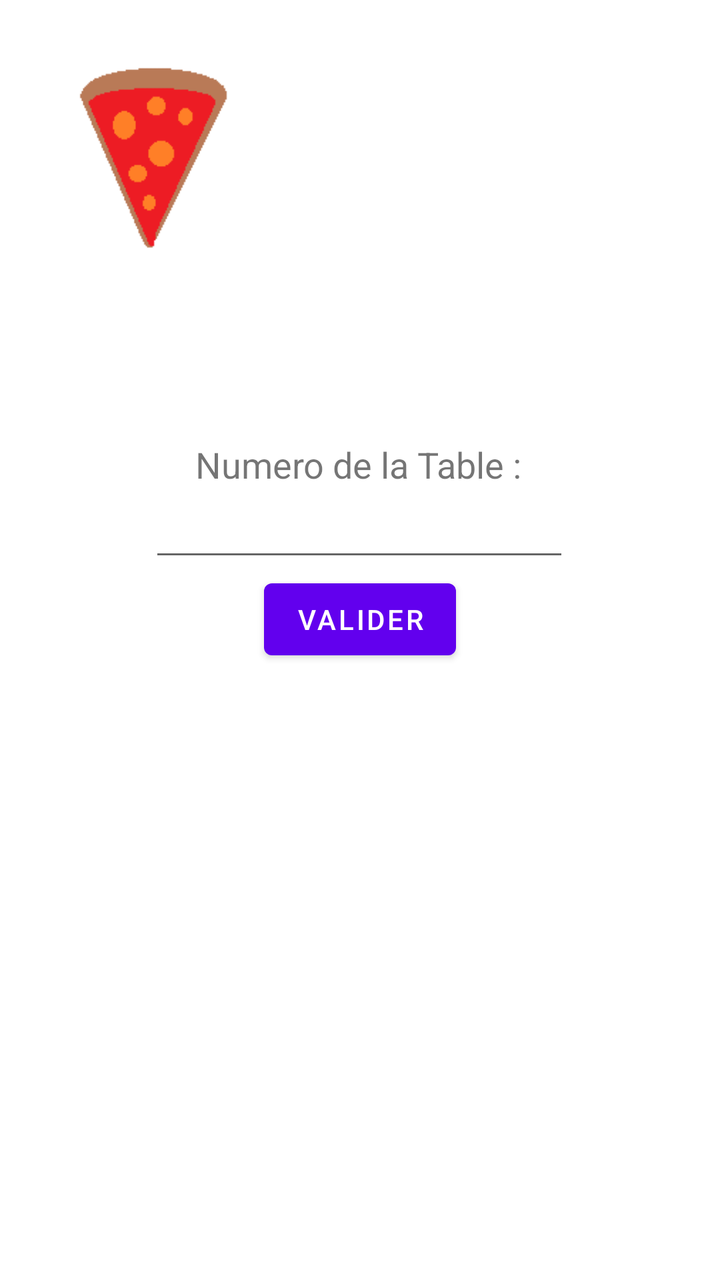
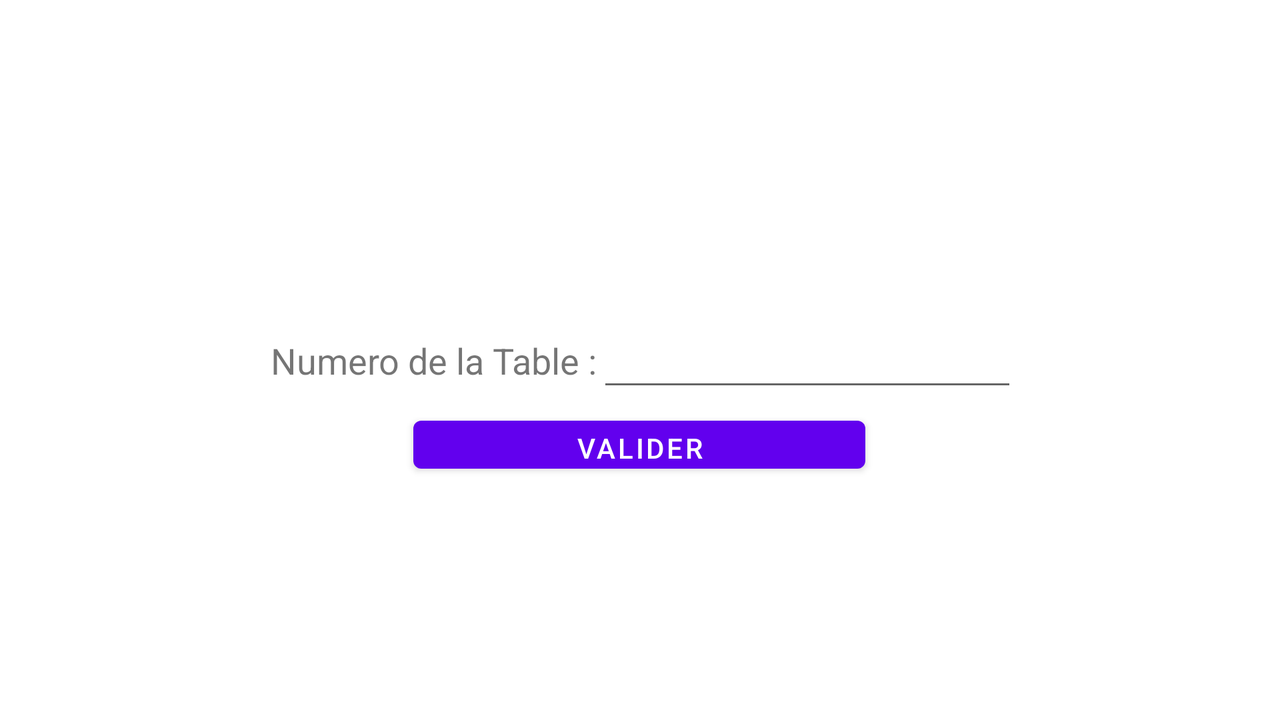

First picture: res/layout/ on a phone held upright. Second picture: the repository's own variant of that layout, on a device whose configuration matches the variant's folder. Source for both follows.
<!-- AndroidManifest.xml: application theme Theme.ProjetPizzeria -->
<!-- res/layout/activity_choix_table.xml -->
<?xml version="1.0" encoding="utf-8"?>
<androidx.constraintlayout.widget.ConstraintLayout xmlns:android="http://schemas.android.com/apk/res/android"
    xmlns:app="http://schemas.android.com/apk/res-auto"
    xmlns:tools="http://schemas.android.com/tools"
    android:layout_width="match_parent"
    android:layout_height="match_parent"
    tools:context=".ChoixTable">

    <EditText
        android:id="@+id/editTextChoix"
        android:layout_width="wrap_content"
        android:layout_height="wrap_content"
        android:ems="10"
        android:inputType="number"
        app:layout_constraintBottom_toTopOf="@+id/button_valider"
        app:layout_constraintEnd_toEndOf="parent"
        app:layout_constraintHorizontal_bias="0.497"
        app:layout_constraintStart_toStartOf="parent"
        app:layout_constraintTop_toBottomOf="@+id/textView" />

    <TextView
        android:id="@+id/textView"
        android:layout_width="wrap_content"
        android:layout_height="wrap_content"
        android:text="Numero de la Table :"
        android:textSize="18sp"
        app:layout_constraintBottom_toTopOf="@+id/editTextChoix"
        app:layout_constraintEnd_toEndOf="parent"
        app:layout_constraintHorizontal_bias="0.497"
        app:layout_constraintStart_toStartOf="parent"
        app:layout_constraintTop_toTopOf="parent"
        app:layout_constraintVertical_bias="0.418"
        app:layout_constraintVertical_chainStyle="packed" />

    <Button
        android:id="@+id/button_valider"
        android:layout_width="wrap_content"
        android:layout_height="wrap_content"
        android:text="Valider"
        app:layout_constraintBottom_toBottomOf="parent"
        app:layout_constraintEnd_toEndOf="parent"
        app:layout_constraintStart_toStartOf="parent"
        app:layout_constraintTop_toBottomOf="@+id/editTextChoix" />

    <ImageView
        android:id="@+id/imageView"
        android:layout_width="184dp"
        android:layout_height="160dp"
        app:srcCompat="@drawable/logo_pizza"
        tools:layout_editor_absoluteX="140dp"
        tools:layout_editor_absoluteY="97dp" />
</androidx.constraintlayout.widget.ConstraintLayout>
<!-- resources referenced by this layout -->
<resources>
  <!-- drawable logo_pizza: png bitmap (drawable, 2422 bytes) -->
  <style name="Theme.ProjetPizzeria" parent="Theme.MaterialComponents.DayNight.DarkActionBar">
          
          <item name="colorPrimary">@color/purple_500</item>
          <item name="colorPrimaryVariant">@color/purple_700</item>
          <item name="colorOnPrimary">@color/white</item>
          
          <item name="colorSecondary">@color/teal_200</item>
          <item name="colorSecondaryVariant">@color/teal_700</item>
          <item name="colorOnSecondary">@color/black</item>
          
          <item name="android:statusBarColor" tools:targetApi="l">?attr/colorPrimaryVariant</item>
          
      </style>
</resources>
<!-- res/layout-land/activity_choix_table.xml (the repository's variant of the layout above) -->
<!-- drawn on the phone turned sideways -->
<?xml version="1.0" encoding="utf-8"?>
<androidx.constraintlayout.widget.ConstraintLayout xmlns:android="http://schemas.android.com/apk/res/android"
    xmlns:app="http://schemas.android.com/apk/res-auto"
    xmlns:tools="http://schemas.android.com/tools"
    android:layout_width="match_parent"
    android:layout_height="match_parent">

    <EditText
        android:id="@+id/editTextChoix"
        android:layout_width="wrap_content"
        android:layout_height="wrap_content"
        android:ems="10"
        android:inputType="number"
        app:layout_constraintBottom_toBottomOf="parent"
        app:layout_constraintEnd_toEndOf="parent"
        app:layout_constraintHorizontal_bias="0.5"
        app:layout_constraintStart_toEndOf="@+id/textView3"
        app:layout_constraintTop_toTopOf="parent" />

    <TextView
        android:id="@+id/textView3"
        android:layout_width="wrap_content"
        android:layout_height="wrap_content"
        android:layout_marginStart="4dp"
        android:text="Numero de la Table :"
        android:textSize="18sp"
        app:layout_constraintBottom_toBottomOf="parent"
        app:layout_constraintEnd_toStartOf="@+id/editTextChoix"
        app:layout_constraintHorizontal_bias="0.5"
        app:layout_constraintHorizontal_chainStyle="packed"
        app:layout_constraintStart_toStartOf="parent"
        app:layout_constraintTop_toTopOf="parent" />

    <Button
        android:id="@+id/button_valider"
        android:layout_width="226dp"
        android:layout_height="36dp"
        android:layout_marginBottom="108dp"
        android:text="Valider"
        app:layout_constraintBottom_toBottomOf="parent"
        app:layout_constraintEnd_toEndOf="parent"
        app:layout_constraintHorizontal_bias="0.499"
        app:layout_constraintStart_toStartOf="parent"
        app:layout_constraintTop_toBottomOf="@+id/textView3" />
</androidx.constraintlayout.widget.ConstraintLayout>
<!-- resources referenced by the variant -->
<!-- as the phone turned sideways resolves them -->
<resources>
  <style name="Theme.ProjetPizzeria" parent="Theme.MaterialComponents.DayNight.DarkActionBar">
          
          <item name="colorPrimary">@color/purple_500</item>
          <item name="colorPrimaryVariant">@color/purple_700</item>
          <item name="colorOnPrimary">@color/white</item>
          
          <item name="colorSecondary">@color/teal_200</item>
          <item name="colorSecondaryVariant">@color/teal_700</item>
          <item name="colorOnSecondary">@color/black</item>
          
          <item name="android:statusBarColor" tools:targetApi="l">?attr/colorPrimaryVariant</item>
          
      </style>
</resources>
